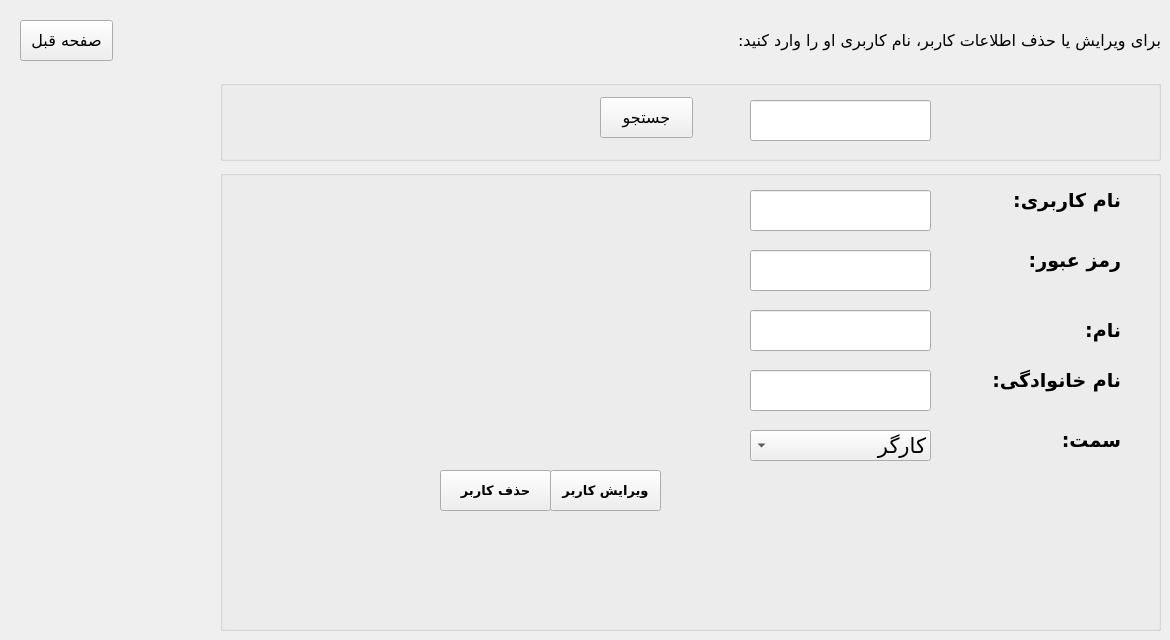
      <widget class="QWidget" name="tab_13">
       <attribute name="title">
        <string>Page</string>
       </attribute>
       <widget class="QLabel" name="label_15">
        <property name="geometry">
         <rect>
          <x>570</x>
          <y>20</y>
          <width>591</width>
          <height>41</height>
         </rect>
        </property>
        <property name="font">
         <font>
          <family>Vazir</family>
          <pointsize>12</pointsize>
         </font>
        </property>
        <property name="layoutDirection">
         <enum>Qt::RightToLeft</enum>
        </property>
        <property name="text">
         <string>برای ویرایش یا حذف اطلاعات کاربر، نام کاربری او را وارد کنید:</string>
        </property>
       </widget>
       <widget class="QGroupBox" name="groupBox_3">
        <property name="geometry">
         <rect>
          <x>220</x>
          <y>80</y>
          <width>941</width>
          <height>81</height>
         </rect>
        </property>
        <property name="font">
         <font>
          <pointsize>12</pointsize>
         </font>
        </property>
        <property name="title">
         <string/>
        </property>
        <widget class="QLineEdit" name="lineEdit_2">
         <property name="geometry">
          <rect>
           <x>530</x>
           <y>20</y>
           <width>181</width>
           <height>41</height>
          </rect>
         </property>
         <property name="font">
          <font>
           <pointsize>14</pointsize>
          </font>
         </property>
        </widget>
        <widget class="QPushButton" name="search_btn">
         <property name="geometry">
          <rect>
           <x>380</x>
           <y>17</y>
           <width>93</width>
           <height>41</height>
          </rect>
         </property>
         <property name="font">
          <font>
           <family>Vazir</family>
           <pointsize>12</pointsize>
           <weight>50</weight>
           <bold>false</bold>
          </font>
         </property>
         <property name="text">
          <string>جستجو</string>
         </property>
        </widget>
        <widget class="QLabel" name="errorMessage_10">
         <property name="geometry">
          <rect>
           <x>30</x>
           <y>20</y>
           <width>311</width>
           <height>41</height>
          </rect>
         </property>
         <property name="font">
          <font>
           <family>B Titr</family>
           <pointsize>12</pointsize>
          </font>
         </property>
         <property name="text">
          <string/>
         </property>
        </widget>
       </widget>
       <widget class="QGroupBox" name="groupBox_4">
        <property name="enabled">
         <bool>true</bool>
        </property>
        <property name="geometry">
         <rect>
          <x>220</x>
          <y>170</y>
          <width>941</width>
          <height>461</height>
         </rect>
        </property>
        <property name="font">
         <font>
          <pointsize>12</pointsize>
         </font>
        </property>
        <property name="title">
         <string/>
        </property>
        <widget class="QLabel" name="products_details_label_11">
         <property name="geometry">
          <rect>
           <x>770</x>
           <y>140</y>
           <width>131</width>
           <height>41</height>
          </rect>
         </property>
         <property name="font">
          <font>
           <family>Vazir</family>
           <pointsize>14</pointsize>
           <weight>75</weight>
           <bold>true</bold>
          </font>
         </property>
         <property name="text">
          <string>نام:</string>
         </property>
        </widget>
        <widget class="QLabel" name="products_details_label_12">
         <property name="geometry">
          <rect>
           <x>760</x>
           <y>190</y>
           <width>141</width>
           <height>41</height>
          </rect>
         </property>
         <property name="font">
          <font>
           <family>Vazir</family>
           <pointsize>14</pointsize>
           <weight>75</weight>
           <bold>true</bold>
          </font>
         </property>
         <property name="text">
          <string>نام خانوادگی:</string>
         </property>
        </widget>
        <widget class="QLabel" name="products_details_label_13">
         <property name="geometry">
          <rect>
           <x>770</x>
           <y>10</y>
           <width>131</width>
           <height>41</height>
          </rect>
         </property>
         <property name="font">
          <font>
           <family>Vazir</family>
           <pointsize>14</pointsize>
           <weight>75</weight>
           <bold>true</bold>
          </font>
         </property>
         <property name="text">
          <string>نام کاربری:</string>
         </property>
        </widget>
        <widget class="QComboBox" name="user_post">
         <property name="geometry">
          <rect>
           <x>530</x>
           <y>260</y>
           <width>181</width>
           <height>31</height>
          </rect>
         </property>
         <property name="font">
          <font>
           <family>B Mitra</family>
           <pointsize>16</pointsize>
          </font>
         </property>
         <property name="layoutDirection">
          <enum>Qt::RightToLeft</enum>
         </property>
         <property name="styleSheet">
          <string notr="true">border-color: rgb(103, 103, 103);</string>
         </property>
         <item>
          <property name="text">
           <string>کارگر</string>
          </property>
         </item>
         <item>
          <property name="text">
           <string>مدیر خط</string>
          </property>
         </item>
         <item>
          <property name="text">
           <string>مدیریت کارخانه</string>
          </property>
         </item>
        </widget>
        <widget class="QLabel" name="products_details_label_14">
         <property name="geometry">
          <rect>
           <x>780</x>
           <y>250</y>
           <width>121</width>
           <height>41</height>
          </rect>
         </property>
         <property name="font">
          <font>
           <family>Vazir</family>
           <pointsize>14</pointsize>
           <weight>75</weight>
           <bold>true</bold>
          </font>
         </property>
         <property name="text">
          <string>سمت:</string>
         </property>
        </widget>
        <widget class="QLabel" name="products_details_label_15">
         <property name="geometry">
          <rect>
           <x>770</x>
           <y>70</y>
           <width>131</width>
           <height>41</height>
          </rect>
         </property>
         <property name="font">
          <font>
           <family>Vazir</family>
           <pointsize>14</pointsize>
           <weight>75</weight>
           <bold>true</bold>
          </font>
         </property>
         <property name="text">
          <string>رمز عبور:</string>
         </property>
        </widget>
        <widget class="QPushButton" name="edit_user_btn">
         <property name="geometry">
          <rect>
           <x>330</x>
           <y>300</y>
           <width>111</width>
           <height>41</height>
          </rect>
         </property>
         <property name="font">
          <font>
           <family>Vazir</family>
           <pointsize>10</pointsize>
           <weight>75</weight>
           <bold>true</bold>
          </font>
         </property>
         <property name="text">
          <string>ویرایش کاربر</string>
         </property>
        </widget>
        <widget class="QLineEdit" name="lineEdit_4">
         <property name="geometry">
          <rect>
           <x>530</x>
           <y>20</y>
           <width>181</width>
           <height>41</height>
          </rect>
         </property>
         <property name="font">
          <font>
           <pointsize>14</pointsize>
          </font>
         </property>
        </widget>
        <widget class="QLineEdit" name="lineEdit_5">
         <property name="geometry">
          <rect>
           <x>530</x>
           <y>80</y>
           <width>181</width>
           <height>41</height>
          </rect>
         </property>
         <property name="font">
          <font>
           <pointsize>14</pointsize>
          </font>
         </property>
        </widget>
        <widget class="QLineEdit" name="lineEdit_6">
         <property name="geometry">
          <rect>
           <x>530</x>
           <y>140</y>
           <width>181</width>
           <height>41</height>
          </rect>
         </property>
         <property name="font">
          <font>
           <pointsize>14</pointsize>
          </font>
         </property>
        </widget>
        <widget class="QLineEdit" name="lineEdit_7">
         <property name="geometry">
          <rect>
           <x>530</x>
           <y>200</y>
           <width>181</width>
           <height>41</height>
          </rect>
         </property>
         <property name="font">
          <font>
           <pointsize>14</pointsize>
          </font>
         </property>
        </widget>
        <widget class="QPushButton" name="delete_user_btn">
         <property name="geometry">
          <rect>
           <x>220</x>
           <y>300</y>
           <width>111</width>
           <height>41</height>
          </rect>
         </property>
         <property name="font">
          <font>
           <family>Vazir</family>
           <pointsize>10</pointsize>
           <weight>75</weight>
           <bold>true</bold>
          </font>
         </property>
         <property name="text">
          <string>حذف کاربر</string>
         </property>
        </widget>
        <widget class="QLabel" name="errorMessage_8">
         <property name="geometry">
          <rect>
           <x>0</x>
           <y>370</y>
           <width>451</width>
           <height>41</height>
          </rect>
         </property>
         <property name="font">
          <font>
           <family>B Titr</family>
           <pointsize>12</pointsize>
          </font>
         </property>
         <property name="text">
          <string/>
         </property>
        </widget>
        <widget class="QLabel" name="products_details_label_9">
         <property name="geometry">
          <rect>
           <x>780</x>
           <y>-80</y>
           <width>121</width>
           <height>41</height>
          </rect>
         </property>
         <property name="font">
          <font>
           <family>Vazir</family>
           <pointsize>14</pointsize>
           <weight>75</weight>
           <bold>true</bold>
          </font>
         </property>
         <property name="text">
          <string>نام کاربری:</string>
         </property>
        </widget>
       </widget>
       <widget class="QPushButton" name="prev_page_btn_2">
        <property name="geometry">
         <rect>
          <x>20</x>
          <y>20</y>
          <width>93</width>
          <height>41</height>
         </rect>
        </property>
        <property name="font">
         <font>
          <family>Vazir</family>
          <pointsize>12</pointsize>
         </font>
        </property>
        <property name="text">
         <string>صفحه قبل</string>
        </property>
       </widget>
      </widget>
